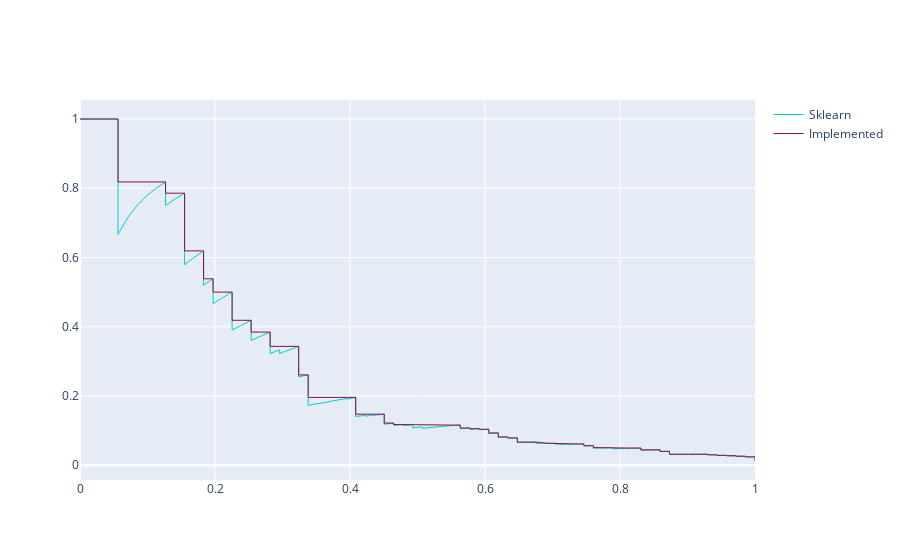

The notebook cell saved with this chart:
### Code cell
fig = go.Figure()

fig.add_trace(
        go.Scatter(
            line=dict(color="#00CED1", width=1),
            name='Sklearn',
            x=rs,
            y=ps))

fig.add_trace(
        go.Scatter(
            line=dict(color="#900C3F", width=1),
            name='Implemented',
            x=r,
            y=p))
fig.show()

### Figure 1 — Plotly figure (JSON) as saved in the notebook; plotly's stock layout.template omitted (floating-point values rounded to 4 significant figures; data arrays with more than 128 entries replaced by an {"elided": "..."} marker saying what was removed)
{"data": [{"line": {"color": "#00CED1", "width": 1}, "name": "Sklearn", "type": "scatter", "x": {"elided": "968 float values"}, "y": {"elided": "968 float values"}}, {"line": {"color": "#900C3F", "width": 1}, "name": "Implemented", "type": "scatter", "x": {"elided": "1237 float values"}, "y": {"elided": "1237 float values"}}], "layout": {"autosize": true, "xaxis": {"autorange": true, "range": [0, 1], "type": "linear"}, "yaxis": {"autorange": true, "range": [-0.04264, 1.055], "type": "linear"}}}
